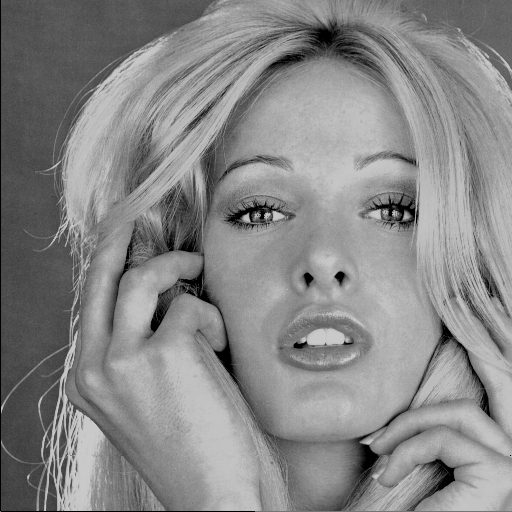
#> input picture Dataset/woman_blonde.tif, 512 x 512 px
$ jupyter execute atividade02-pdi.ipynb
#> lines starting #> are read from the running program, lines starting #| are printed output that depends on the picture; after the words box and inside, x2 and y2 are one past the last pixel; in counts of white or black regions, pixels touching at a corner belong together
# Atividade 02 b - PDI

| Informações |  Detalhes                                      |
| :--- |:-----------------------------------------------|
| **Disciplina:** | Introdução ao Processamento Digital de Imagens |
| **Tema:** | Atividade 02b                                  |
| **Professor:** | Prof. Dr. Wagner Ferreira de Barros            |
| **Data:** | 02 de maio de 2026                             |
| **Integrantes:** | João Vitor Ribeiro Botelho                     |

---

[cell 1]
import cv2
import numpy as np
import matplotlib.pyplot as plt
import os
import random
from pathlib import Path
from skimage.util import random_noise

base_path = Path("Dataset")
img_file = base_path / "woman_blonde.tif"

imgpath = str(img_file.absolute())
img = cv2.imread(imgpath, 1)
#> img is the input picture: shape (512, 512, 3); min 0, max 202, mean 135.1

if img is None:
    print(f"ERRO CRÍTICO: Imagem não encontrada em: {imgpath}")
    print(f"Diretório atual de execução: {os.getcwd()}")
else:
    img = cv2.cvtColor(img, cv2.COLOR_BGR2RGB)

    img_noisy = random_noise(img, mode='gaussian', clip=True)
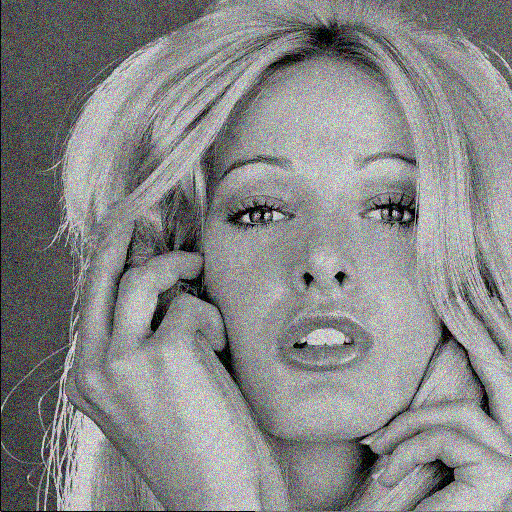
#> img_noisy: shape (512, 512, 3) float64; mean R, G, B 0.53, 0.53, 0.53

    plt.figure(figsize=(12, 6))

    plt.subplot(121)
    plt.imshow(img)
    plt.title('Original (RGB)')
    plt.axis('off')

    plt.subplot(122)
    plt.imshow(img_noisy)
    plt.title('Ruído Gaussiano')
    plt.axis('off')

    plt.tight_layout()
    plt.show()
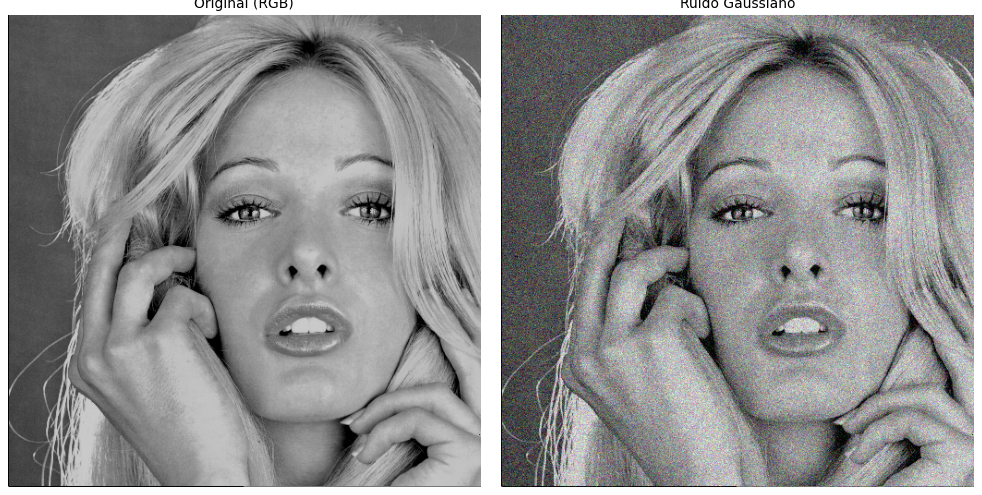
#> figure drawn by matplotlib, 2 panels

    img1 = np.uint8(img_noisy * 255)

# Exercícios

## Exercício 1 - Suavização por Média

Aplique o filtro da média em uma imagem do dataset disponibilizado
utilizando diferentes tamanhos de kernel (3 × 3, 5 × 5, 7 × 7). Observe e descreva o efeito do
aumento do kernel na nitidez e na suavização da imagem.

[cell 2]
img1_filtered3x3 = cv2.blur(img1, [3, 3])
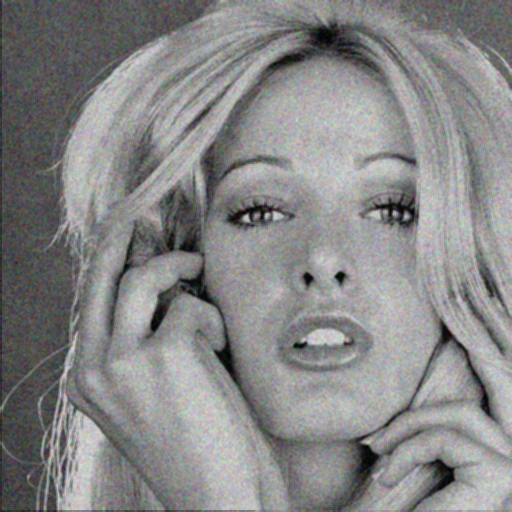
#> img1_filtered3x3: shape (512, 512, 3); mean R, G, B 134.8, 134.9, 134.8
img1_filtered5x5 = cv2.blur(img1, [5, 5])
img1_filtered7x7 = cv2.blur(img1, [7, 7])
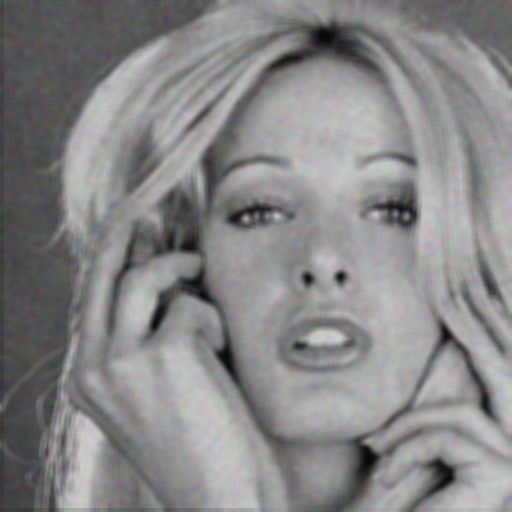
#> img1_filtered7x7: shape (512, 512, 3); mean R, G, B 134.8, 134.9, 134.8

plt.figure( figsize=(15, 10))
plt.subplot(2, 2, 1), plt.axis('off'), plt.imshow(img1), plt.title('Imagem Original')
plt.subplot(2, 2, 2), plt.axis('off'), plt.imshow(img1_filtered3x3), plt.title('Imagem com desfoque 3x3')
plt.subplot(2, 2, 3), plt.axis('off'), plt.imshow(img1_filtered5x5), plt.title('Imagem com desfoque 5x5')
plt.subplot(2, 2, 4), plt.axis('off'), plt.imshow(img1_filtered7x7), plt.title('Imagem com desfoque 7x7')


plt.show()

### Metodologia
A metodologia adotada consistiu na aplicação de técnicas de processamento espacial linear para a suavização de sinais de imagem, utilizando o Filtro de Média. O procedimento foi estruturado através da operação de convolução, onde máscaras quadradas de coeficientes unitários (kernels) com dimensões ímpares de $3 \times 3$, $5 \times 5$ e $7 \times 7$ foram deslizadas sobre a imagem ruidosa. Em cada posição, calculou-se a média aritmética das intensidades dos pixels contidos na vizinhança definida pelo kernel, substituindo o valor do pixel central por esse resultado. Para a análise comparativa, utilizou-se uma grade de visualização $2 \times 2$ via Matplotlib, permitindo a observação qualitativa da degradação da nitidez e da atenuação do ruído conforme o aumento do domínio espacial da máscara, evidenciando o comportamento do filtro como um operador de baixa frequência.

### Análise
Ao aplicar o filtro de média com o kernel 3x3, já é possível notar uma redução nos ruídos da imagem. Porém, detalhes de textura ainda são preservados. Conforme aumentamos o tamanho do kernel, estes detalhes vão sendo "borrados" pelo processamento, gerando regiões de cor mais homogêneas.
Quanto maior a capacidade de suavização e remoção de ruído, menor será a nitidez e a preservação dos detalhes estruturais da imagem.

## Exercício 2 - Ruído Sal e Pimenta
Gere uma imagem com ruído do tipo sal e pimenta. Aplique o filtro
da mediana com diferentes tamanhos de kernel. Compare os resultados de forma subjetiva
(análise visual) e objetiva (desenvolva ou utilize uma métrica de erro, como MSE ou PSNR,
para comparar com a imagem original).

[cell 3]
# Funções para Métricas Objetivas
def calculate_mse(img_orig, img_proc):
    # Mean Squared Error: Quanto menor, mais parecida com a original
    return np.mean((img_orig - img_proc) ** 2)

def calculate_psnr(img_orig, img_proc):
    # Peak Signal-to-Noise Ratio: Quanto maior, melhor a qualidade
    mse = calculate_mse(img_orig, img_proc)
    if mse == 0: return float('inf')
    max_pixel = 255.0
    return 20 * np.log10(max_pixel / np.sqrt(mse))

#  Gerar Ruído Sal e Pimenta
noisy = img.copy()
p = 0.05 # Probabilidade do ruído
for i in range(img.shape[0]):
    for j in range(img.shape[1]):
        r = random.random()
        if r < p/2:
            noisy[i, j] = [0, 0, 0]      # Pimenta
        elif r < p:
            noisy[i, j] = [255, 255, 255] # Sal
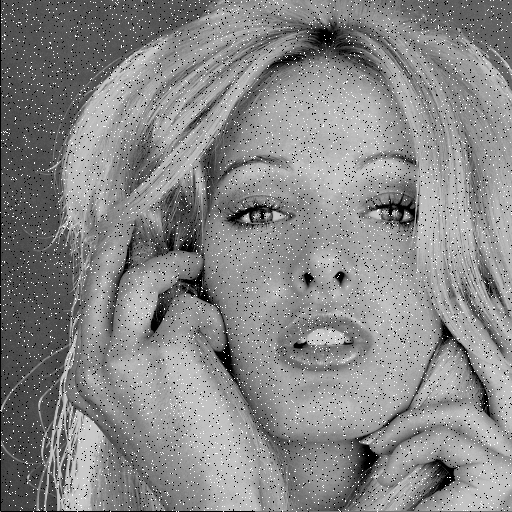
#> noisy: shape (512, 512, 3); 5% of pixels changed, all inside (x1, y1, x2, y2) = (0, 0, 512, 512)

# Aplicar Filtro de Mediana com diferentes Kernels
denoised_3 = cv2.medianBlur(noisy, 3)
denoised_5 = cv2.medianBlur(noisy, 5)
denoised_7 = cv2.medianBlur(noisy, 7)
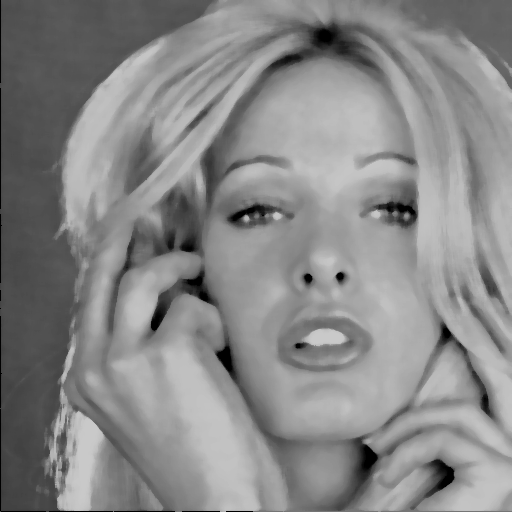
#> denoised_7: shape (512, 512, 3); min 0, max 201, mean 135.5

# Cálculos das Métricas
metrics = {
    "Original": (0, calculate_psnr(img, img)), # Referência
    "Ruidosa": (calculate_mse(img, noisy), calculate_psnr(img, noisy)),
    "Mediana 3x3": (calculate_mse(img, denoised_3), calculate_psnr(img, denoised_3)),
    "Mediana 5x5": (calculate_mse(img, denoised_5), calculate_psnr(img, denoised_5)),
    "Mediana 7x7": (calculate_mse(img, denoised_7), calculate_psnr(img, denoised_7))
}
#> in calculate_psnr, `mse = calculate_mse(img_orig, img_proc)`: mse = 0
#> metrics = {'Original': (0, inf), 'Ruidosa': (5.34, 40.85), 'Mediana 3x3': (22.08, 34.69), 'Mediana 5x5': (29.95, 33.37), 'Mediana 7x7': (34.17, 32.79)}

plt.figure(figsize=(16, 10))

titles = ['Original', 'Ruidosa', 'Mediana 3x3', 'Mediana 5x5']
images = [img, noisy, denoised_3, denoised_5]

for i in range(4):
    plt.subplot(2, 2, i+1)
    plt.imshow(images[i])
    label = titles[i]
    plt.title(f"{label}\nMSE: {metrics[label][0]:.2f} | PSNR: {metrics[label][1]:.2f}dB")
    plt.axis('off')

plt.tight_layout()
plt.show()

for k, v in metrics.items():
    print(f"{k} -> MSE: {v[0]:>8.2f} | PSNR: {v[1]:>5.2f} dB")
#> this loop made 5 passes
#> (k, v) on passes 1 to 5: ('Original', (0, inf)), ('Ruidosa', (5.34, 40.85)), ('Mediana 3x3', (22.08, 34.69)), ('Mediana 5x5', (29.95, 33.37)), ('Mediana 7x7', (34.17, 32.79))
#| Original -> MSE:     0.00 | PSNR:   inf dB
#| Ruidosa -> MSE:     5.34 | PSNR: 40.85 dB
#| Mediana 3x3 -> MSE:    22.08 | PSNR: 34.69 dB
#| Mediana 5x5 -> MSE:    29.95 | PSNR: 33.37 dB
#| Mediana 7x7 -> MSE:    34.17 | PSNR: 32.79 dB
